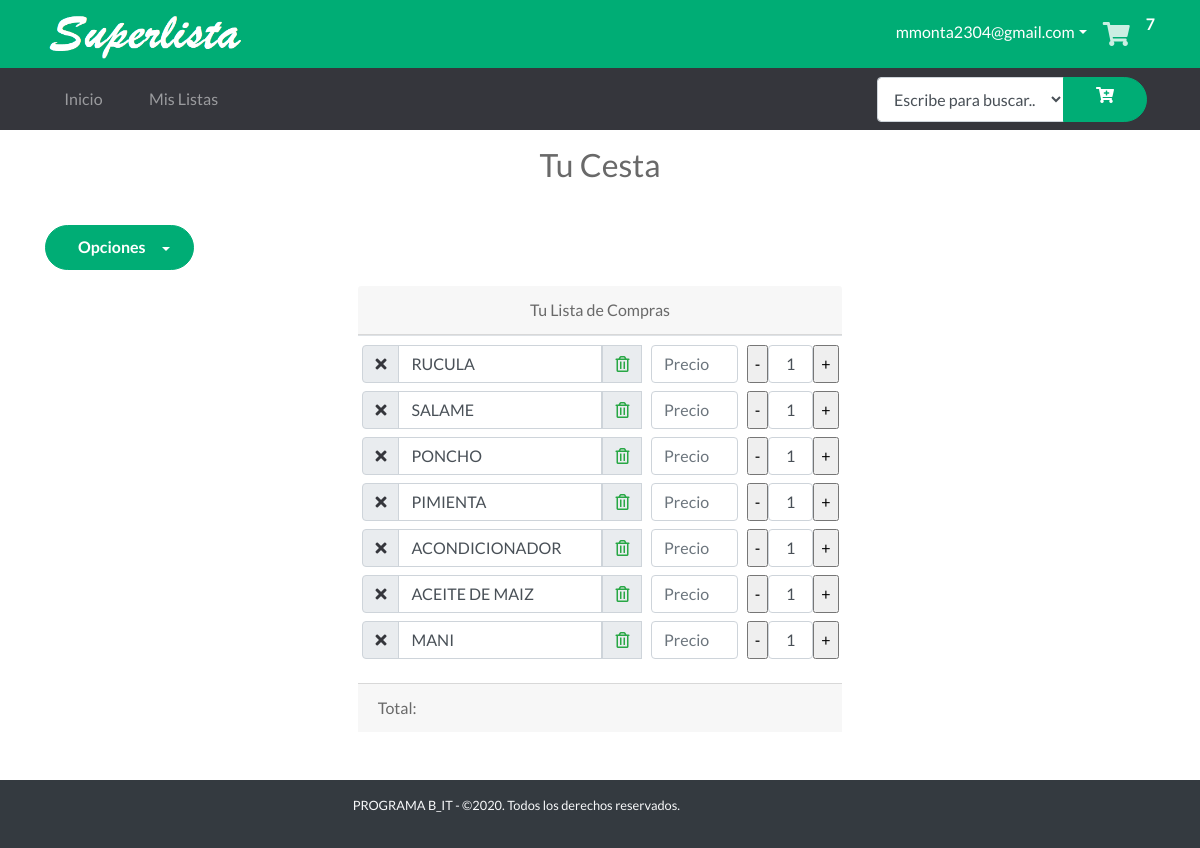
The app's page /cart (signed in) with its own data.
### tables this page shows
CREATE TABLE "Cesta" (
	"Id"	INTEGER NOT NULL PRIMARY KEY AUTOINCREMENT UNIQUE,
	"Id_Usuario"	INTEGER NOT NULL,
	"Item"	INTEGER NOT NULL,
	"Tachar"	INTEGER,
	"ProductoId"	INTEGER,
FOREIGN KEY("ProductoId") REFERENCES "Productos"("Id")
);

### app.py (the view)
@app.route('/cart')  # Ruta Mi Cesta
def cart():
    cantCarrito()
    if 'nombre' in session:
        items = getAllCesta()
        g.db.close()
        return render_template('carrito.html', items=items)
    else:
        items = getAllCesta()
        g.db.close()
        return render_template('carrito_home.html', items=items)

### app.py (called while the page is built)
def get_db():
    db = getattr(g, '_database', None)
    if db is None:
        db = g._database = sqlite3.connect('database1.db')
    return db

@app.teardown_appcontext
def close_connection(exception):
    db = getattr(g, '_database', None)
    if db is not None:
        db.close()

def conectar_db():
    return sqlite3.connect('database1.db')

def getAllCesta():
    if 'nombre' in session:
        id = session['id']
    else:
        try:
            id = int(request.cookies.get('visitanteId'))
        except:
            return redirect('/del_cookie')
    g.db = conectar_db()
    consulta = 'SELECT * FROM Cesta WHERE (Id_usuario = ?)'
    cur = g.db.execute(consulta, [id])
    items = [dict(Id=row[0], Id_Usuario=row[1], Item_nombre=row[2], Tachar=row[3], ProductoId=row[4])
             for row in cur.fetchall()]
    g.db.close()
    return items

def cantCarrito():
    if 'nombre' in session:
        id_usuario = session['id']
    else:
        try:
            id_usuario = int(request.cookies.get('visitanteId'))
        except:
            return redirect('/del_cookie')
    db = get_db()
    cur = db.cursor()
    find_prod = (
        "SELECT COUNT(Id) FROM Cesta WHERE Id_Usuario = ?")
    cur.execute(find_prod, [(id_usuario)])
    resultado = cur.fetchone()
    session['carrito'] = resultado[0]
    return session['carrito']

### templates/carrito.html (shortened to what this page needs)
{% extends "layout_logged_in.html" %}
{% block content %}
<section class="text-center">
    <div class="text h2 py-3">
        <span class="text ">Tu Cesta</span>
    </div>
</section>
<div class="container">
    <div class="row">
        <div class="col-7">
            <div class="dropdown py-3">
                <button class="btn btn-primary dropdown-toggle" type="button" id="dropdownMenu1" data-toggle="dropdown"
                    aria-haspopup="true" aria-expanded="false">
                    Opciones
                </button>
            </div>
        </div>
    </div>
</div>
<div class="container">
    <div class="row justify-content-center">
        <div class="col-#-auto">
            <div class="card-header text-center"> <span>Tu Lista de Compras</span>
            </div>
            <table class="table table-sm ">
                <tbody>
                    <tr>
                        <th scope="row">
                            {%  set contador = namespace(value=0) %}
                            {%for item in items %}
                                <div class="input-group py-1">
                                    <div class="input-group-prepend">
                                        <div class="input-group-text">
                                            <a href="/adquirido/{{item.Id}}"><i class="{% if item.Tachar %} text-primary fas fa-check {% else %} text-secondary fas fa-times  {% endif %} "></i></a>
                                        </div>
                                    </div>
                                    <input type="text" class="form-control {% if item.Tachar %} tachar {% endif %} "
                                        value="{{item.Item_nombre}}">
                                    <div class="input-group-prepend">
                                        <div class="input-group-text">
                                            <a href="/DeleteArtCesta/{{item.Id}}"><i
                                                    class="far fa-trash-alt text-success"></i></a>
                                        </div>
                                    </div>
                                </div>
                                {% set contador.value = contador.value + 1 %}
                            {%endfor%}
                        </th>
                        <td>
                            {%  set contador = namespace(value=0) %}
                            {%for item in items %}
                            <div class="input-group-prepend py-1">
                                <input type="text" name="precio" size="6" id="{{item.Item_nombre}}" placeholder="Precio"
                                    class=" form-control monto" onkeyup="SubTotal();">
                            </div>
                            {% set contador.value = contador.value + 1 %}
                            {%endfor%}
                        </td>
                        <td>
                            {%  set contador = namespace(value=0) %}
                            {%for item in items %}
                            <div class="input-group-prepend py-1">
                                <input type="button" name="menos1" id="menos1" value="-"
                                    onclick="RtrCampo('{{contador.value|string}}')" />
                                <input class="form-control text-center" type='text' size="1"
                                    id='{{contador.value|string}}' value=1>
                                <input type="button" name="mas1" id="mas1" value="+"
                                    onclick="SmrCampo('{{contador.value|string}}')" />
                            </div>
                            {% set contador.value = contador.value + 1 %}
                            {%endfor%}
                        </td>
                    </tr>
                </tbody>
            </table>
            <div class="card-footer"> <span>Total: </span>
            </div>
        </div>
    </div>
</div>
{% endblock %}

### templates/layout_logged_in.html (shortened to what this page needs)
<!doctype html>
<html lang="en">
<head>
    <link rel="stylesheet" href="{{ url_for('static', filename='css/bootstrap.min.css') }}">
    <link rel="stylesheet" href="{{ url_for('static', filename='css/bootnavbar.css') }}">
    <link rel="stylesheet" href="{{ url_for('static', filename='css/all.css') }}">
    <link rel="stylesheet" href="{{ url_for('static', filename='css/swiper.min.css') }}">
    <link rel="stylesheet" href="{{ url_for('static', filename='css/animate.min.css') }}">
    <link rel="stylesheet" href="{{ url_for('static', filename='css/venobox.css') }}">
    <link rel="stylesheet" href="{{ url_for('static', filename='css/jarallax.css') }}">
    <link rel="stylesheet" href="{{ url_for('static', filename='css/estilos.css') }}">
    <link rel="stylesheet" href="{{url_for('static', filename='css/main.css')}}">
</head>
<body>
    <section id="barra-contacto" class="bg-primary text-white py-3 py-lg-1 text-right">
        <div class="container ">
            <div class="row justify-content-md-between align-items-center">
                <div class="col-auto align-content-md-center">
                    <a  href="/" class="logo">
                        <img src="{{ url_for('static', filename='images/texto.png') }}" alt="Logo del sitio" width="200"
                            class="img-fluid">
                    </a>
                </div>
                <div class="col-12 col-md-auto">
                    <ul class="redes-sociales list-unstyled d-inline-flex mb-0">
                        <li class="nav-item py-2">
                          <a class="dropdown-toggle text-white" data-toggle="dropdown" style="text-decoration:none" >
                             {{ session['correo'] }}</a>
                        </li>
                        <div>
                            <li><a href="/cart"><i class="fas fa-shopping-cart"></i></a></li>
                        </div>
                        <span id="cantidad"> <strong>{{ session['carrito'] }}</strong></span>
                      </ul>
                </div>
            </div>
        </div>
    </section>
    <nav id="menu-navegacion" class="navbar navbar-dark bg-secondary navbar-expand-md">
        <div class="container">
            <div class="collapse navbar-collapse" id="menu-principal">
                <ul class="navbar-nav mt-3 mt-md-0">
                    <li class="nav-item mb-1 mb-md-0 mr-md-2"><a href="{{ url_for('home' )}}" class="nav-link">Inicio</a></li>
                    <li class="nav-item mb-1 mb-md-0 mr-md-2"><a href="{{ url_for('MisListas')}}" class="nav-link">Mis Listas</a></li>
                </ul>
            </div>
            <form action="/agregarDesdeBuscador" class=" bg-secondary" method="POST">
                <div class="form-group mb-0 px-2 ">
                        <div class="input-group">
                            <select style="height:45px;" class="form-control" name="producto">
                                <option selected="" value="0">Escribe para buscar..</option>
                            </select>
                            <div class="input-group-append">
                                <button type="submit" class="btn btn-primary input-group-append"><i class="fas fa-cart-plus"></i></button>
                            </div>
                        </div>
                </div>
            </form>
        </div>
    </nav>
    {% block content %}
    {% endblock %}
    <br>
    <br>
    <footer id="pie-de-pagina" class="bg-dark  text-light text-truncate">
        <div class="container">
            <div class="row align-items-center py-2">
                <div class="col-12 col-md-6 py-2 col-xl-7 text-center text-md-right small">
                    <p>PROGRAMA B_IT - ©2020. Todos los derechos reservados.</p>
                </div>
            </div>
        </div>
    </footer>
</body>
</html>

### static/css/all.css (style rules this page uses)
.fa, .fas, .far, .fal, .fab { -moz-osx-font-smoothing: grayscale; -webkit-font-smoothing: antialiased; display: inline-block; font-style: normal; font-variant: normal; text-rendering: auto; line-height: 1; }
.fa-cart-plus:before { content: "\f217"; }
.fa-shopping-cart:before { content: "\f07a"; }
.fa-times:before { content: "\f00d"; }
.fa-trash-alt:before { content: "\f2ed"; }
.far { font-family: 'Font Awesome 5 Free'; font-weight: 400; }
.fa, .fas { font-family: 'Font Awesome 5 Free'; font-weight: 900; }

### static/css/estilos.css (style rules this page uses)
html { font-size: 13px; }
body { font-family: 'Lato', sans-serif; color: #696969; }
.btn { border-radius: 2rem; padding: .6rem 2rem; font-weight: bold; }
.bg-primary { background-color: #00ad75 !important; }
.btn-primary { color: #fff; background-color: #00ad75; border-color: #00ad75; position: relative; overflow: hidden; z-index: 1; -webkit-transition: all .3s ease; transition: all .3s ease; }
.btn-primary:after { font-family: 'Font Awesome 5 Free'; font-weight: 900; position: relative; left: .6rem; top: .1rem; -webkit-transition: left .3s ease; transition: left .3s ease; }
.btn-primary:before { content: ""; z-index: -1; width: 0; height: 100%; background: #fff; position: absolute; left: 50%; top: 0; -webkit-transform: skew(45deg, 0); transform: skew(45deg, 0); -webkit-transition: all .4s ease; transition: all .4s ease; }
.bg-secondary { background-color: #35363c !important; }
.text-secondary { color: #35363c !important; }
.redes-sociales li a i { color: #fff; font-size: 1.5rem; padding: .6rem 1rem; opacity: .8; -webkit-transition: all .3s ease-in-out; transition: all .3s ease-in-out; }
.navbar-dark .navbar-nav .nav-link { padding: 1rem 1.5rem; display: -webkit-box; display: -ms-flexbox; display: flex; -webkit-box-pack: justify; -ms-flex-pack: justify; justify-content: space-between; border-radius: .5rem; -webkit-transition: all .3s ease; transition: all .3s ease; }
.navbar-dark .navbar-nav .nav-link:after { font-family: 'Font Awesome 5 Free'; content: "\f105"; font-weight: 900; -webkit-transition: all .3s ease; transition: all .3s ease; text-decoration: none; }
@media (min-width: 768px) { .navbar-dark .navbar-nav .nav-link { padding: .7rem 1.2rem; border-radius: 1.5rem; } }
@media (min-width: 768px) { .navbar-dark .navbar-nav .nav-link:after { content: ""; } }
@media (min-width: 990px) { html { font-size: 16px; } }

### static/css/main.css (style rules this page uses)
.dropdown { position: relative; display: inline-block; }

### records on screen
Cesta: Tachar 0 (drawn), Item_nombre "RUCULA"
Cesta: Tachar 0 (drawn), Item_nombre "SALAME", value "1"
Cesta: Tachar 0 (drawn), Item_nombre "PONCHO"
Cesta: Tachar 0 (drawn), Item_nombre "PIMIENTA"
Cesta: Tachar 0 (drawn), Item_nombre "ACONDICIONADOR"
Cesta: Tachar 0 (drawn), Item_nombre "ACEITE DE MAIZ"
Cesta: Tachar 0 (drawn), Item_nombre "MANI"

### other values on screen
{{ session['correo'] }} "mmonta2304@gmail.com"
{{ session['carrito'] }} "7"
